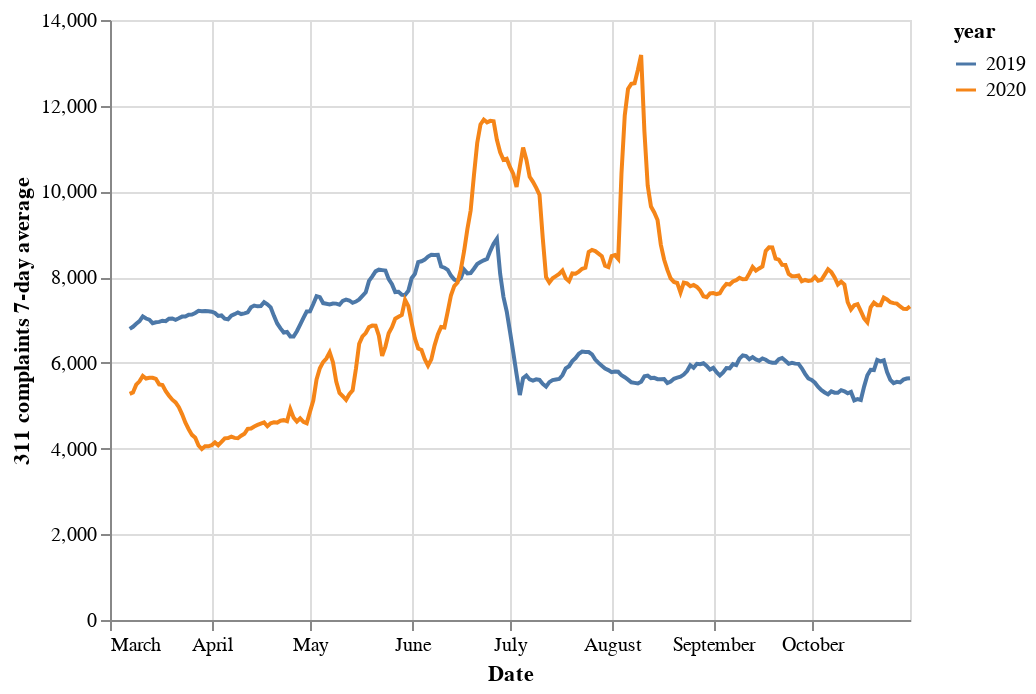

Source (notebook cell):
### Markdown cell above
### All complaints

The sharp drop at July 2019 is curious.

### Code cell
alt.Chart(df_311_day).mark_line().encode(
    x=alt.X('day_no_year', title='Date'),
    y=alt.Y('week_avg_num_complaints', title='311 complaints 7-day average'),
    color='year:N',
)

### Figure 1 — Vega-Lite specification as saved in the notebook (floating-point values rounded to 4 significant figures; data arrays with more than 128 entries replaced by an {"elided": "..."} marker saying what was removed)
{"config": {"view": {"continuousWidth": 400, "continuousHeight": 300}}, "data": {"name": "data-6a6463f3a87bca41fb9894cf499eae09"}, "mark": "line", "encoding": {"color": {"type": "nominal", "field": "year"}, "x": {"type": "temporal", "field": "day_no_year", "title": "Date"}, "y": {"type": "quantitative", "field": "week_avg_num_complaints", "title": "311 complaints 7-day average"}}, "$schema": "https://vega.github.io/schema/vega-lite/v4.8.1.json", "datasets": {"data-6a6463f3a87bca41fb9894cf499eae09": {"elided": "490 records"}}}
